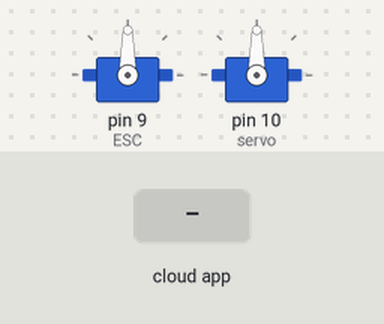
Recording of a sketch running on a simulated Arduino Uno, built with avr-gcc and run on an emulated ATmega328P. Shown: 2 × servo. The test bench sets the inputs (shaded band). The ROS host is connected and sends only what is stated.

Above: at 1.2 s.
1.3 s: the phone or cloud app sets velocity to -100
At 2.7 s:
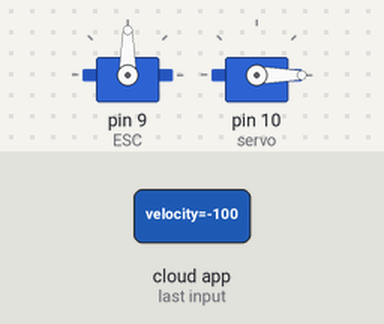
Timing chart, 0 to 4.3 s (numbered marks = the images above; inputs shaded):
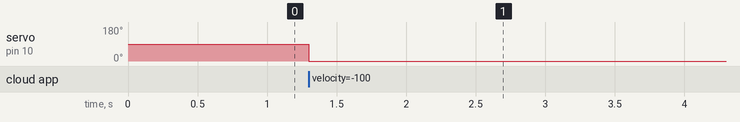

The sketch:

ino_sub_v1.ino
```cpp
#include <Servo.h>
#include <ros.h>
#include <std_msgs/Float32.h>

ros::NodeHandle nh;

Servo servo;
Servo ESC;

int vel = 1515; //min
int ang = 1550; //center

void servo_cb(const std_msgs::Float32& cmd_msg){
  servo.writeMicroseconds(cmd_msg.data);
}

void ESC_cb(const std_msgs::Float32& cmd_msg){
  servo.writeMicroseconds(cmd_msg.data);
}

ros::Subscriber<std_msgs::Float32> sub_vel("/velocity",ESC_cb);
ros::Subscriber<std_msgs::Float32> sub_angle("/streer_angle",servo_cb);

void setup() {
  nh.initNode();
  nh.subscribe(sub_vel);
  nh.subscribe(sub_angle);

  ESC.attach(9); //ESC pin
  servo.attach(10);

  //ESC.writeMicroseconds(vel); //1515~1700+a
  //servo.writeMicroseconds(ang);

}

void loop() {
  nh.spinOnce();
  delay(1);
  //servo.writeMicroseconds(ang);
  /*
  int speed; //Implements speed variable
  for(speed = 0; speed <= 70; speed += 5) { //Cycles speed up to 70% power for 1 second
      setSpeed(speed); //Creates variable for speed to be used in in for loop
      delay(1000);
  }
  delay(4000); //Stays on for 4 seconds
  for(speed = 70; speed > 0; speed -= 5) { // Cycles speed down to 0% power for 1 second

  }
  setSpeed(0); //Sets speed variable to zero no matter what
  delay(1000); //Turns off for 1 second
  */
}
```

Measured:
- after the input at 1.3 s, servo on pin 10 (servo): 90° → 0° at once
